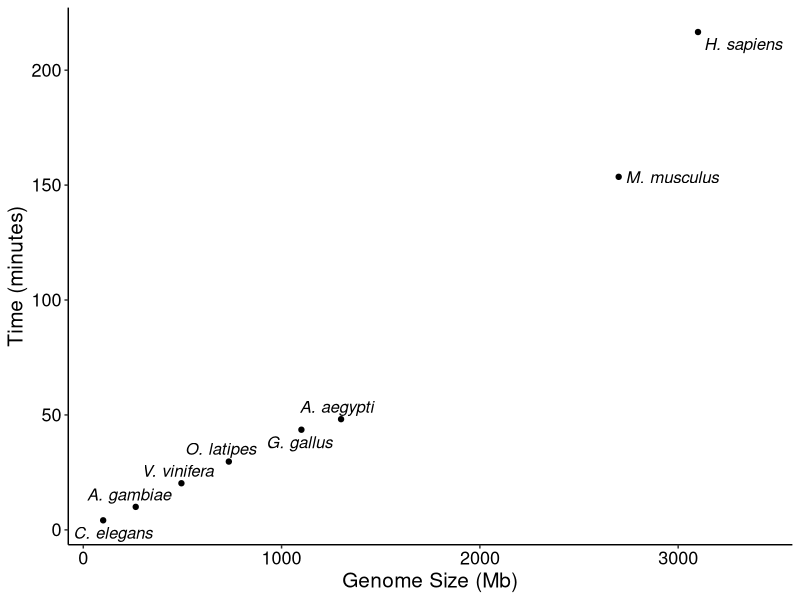

This chart was generated by the following R code:
library(ggplot2)
library(ggrepel)

# Organism names
species <- c("C. elegans", "A. gambiae", "V. vinifera", 
             "O. latipes", "G. gallus", "A. aegypti", 
             "M. musculus", "H. sapiens")

# Genome sizes
genome_sizes <- c(100.3, 264.5, 494.9, 734, 1100, 1300, 2700, 3100)

# Updated Times in minutes
times_minutes <- c(4.15, 10, 20.28, 29.71, 
                   43.57, 48.16, 2.56 * 60, 3.61 * 60)

# Create data frame
data <- data.frame(Species = species, Genome_Size = genome_sizes, Time = times_minutes)

# Plot using geom_text_repel
ggplot(data, aes(x = Genome_Size, y = Time)) +
  geom_point(color = "black") +
  geom_text_repel(aes(label = Species),
                  size = 4.2,
                  fontface = "italic",
                  max.overlaps = Inf, hjust = .75) +
  labs(x = "Genome Size (Mb)",
       y = "Time (minutes)") +  
  xlim(min(genome_sizes) * 0.9, max(genome_sizes) * 1.1) +  
  theme(
    axis.title.x = element_text(size = 15),
    axis.title.y = element_text(size = 15),
    axis.text.x = element_text(color = "black", size = 13),
    axis.text.y = element_text(color = "black", size = 13),
    panel.grid.major = element_blank(),
    panel.grid.minor = element_blank(),
    panel.background = element_blank(),
    axis.line = element_line(colour = "black")
  )
